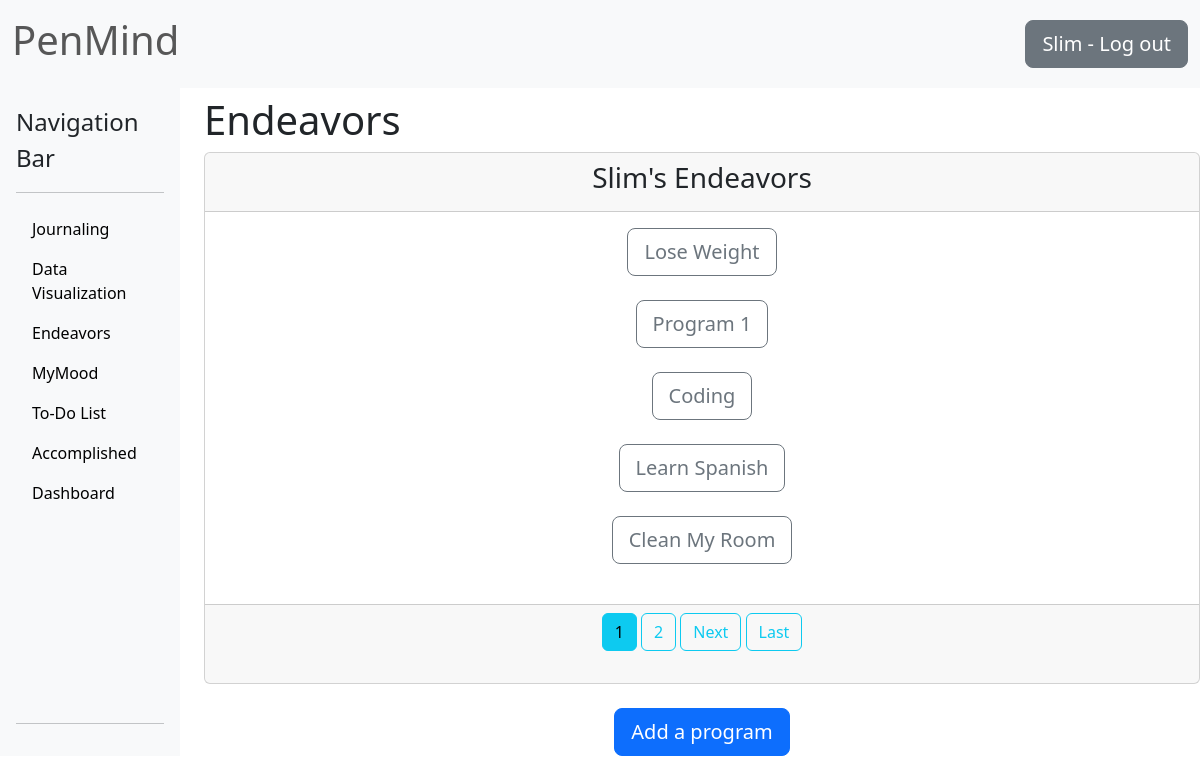
The app's page /list_endeavor/ (signed in), older data.
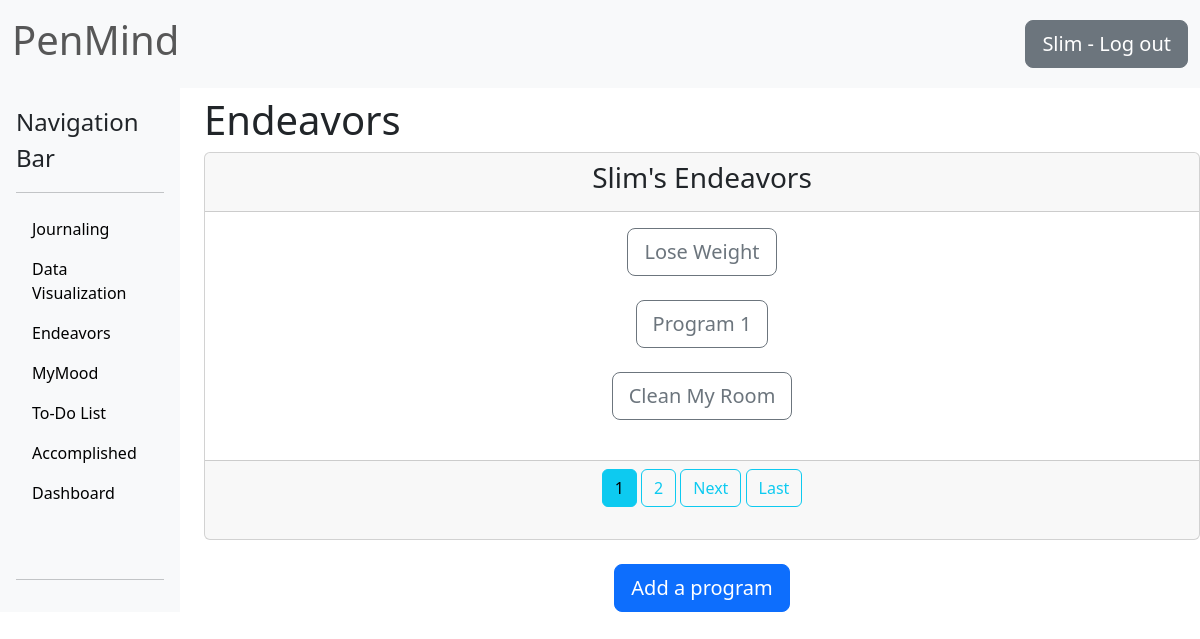
The same page, newer data.
### Endeavors/models.py (models this page shows, shortened)
class Endeavor(models.Model):
    author = models.ForeignKey(User, on_delete=models.CASCADE)
    program_title = models.CharField(max_length=100, null=True, unique=True)
    start_day = models.DateField(null=True)
    duration = models.PositiveIntegerField(null=True)
    class Meta:
        ordering = ["-id"]

### Endeavors/views.py (the view)
# urls.py: path('list_endeavor/', login_required(ListEndeavorView.as_view()), name='list_endeavor'),
class ListEndeavorView(ListView):
    model = Endeavor
    template_name = "Endeavors/list_endeavor.html"
    context_object_name = "goals"
    ordering = ["-pk"]
    paginate_by = 3
    def get_context_data(self, **kwargs):
        context = super().get_context_data(**kwargs)
        context["goals"] = Endeavor.objects.filter(author=self.request.user)
        return context

### Endeavors/templates/Endeavors/list_endeavor.html (shortened to what this page needs)
{% extends "Journaling/base.html" %}
{% load crispy_forms_tags %}
{% block content %}
<h1 class="text ml-4 mt-2">Endeavors</h1>
    {% if goals %}
        <div class="card text-center mt-2">
          <div class="card-header">
              <h3>{{ user.username.title }}'s Endeavors</h3>
          </div>
          <div class="card-body">
          {%  for goal in goals  %}
            <a href="{% url 'detail_endeavor' goal.id %}" class="btn btn-outline-secondary btn-lg">{{ goal.program_title }}</a><br><br>
          {% endfor %}
          </div>
          <div class="card-footer text-body-secondary">
            {% if is_paginated %}
                {% for num in page_obj.paginator.page_range %}
                  {% if page_obj.number == num %}
                    <a class="btn btn-info mb-4" href="?page={{ num }}">{{ num }}</a>
                  {% elif num > page_obj.number|add:'-3' and num < page_obj.number|add:'3' %}
                    <a class="btn btn-outline-info mb-4" href="?page={{ num }}">{{ num }}</a>
                  {% endif %}
                {% endfor %}
                {% if page_obj.has_next %}
                  <a class="btn btn-outline-info mb-4" href="?page={{ page_obj.next_page_number }}">Next</a>
                  <a class="btn btn-outline-info mb-4" href="?page={{ page_obj.paginator.num_pages }}">Last</a>
                {% endif %}
            {% endif %}
          </div>
        </div>
    <div class="text-center mt-4">
        <a href="{% url 'create_endeavor' %}" class="btn btn-primary btn-lg">Add a program</a>
    </div>
    {% endif %}
{% endblock content %}

Row changes from the older to the newer data that the page shows:
removed Endeavor: program_title "Coding"
removed Endeavor: program_title "Learn Spanish"
